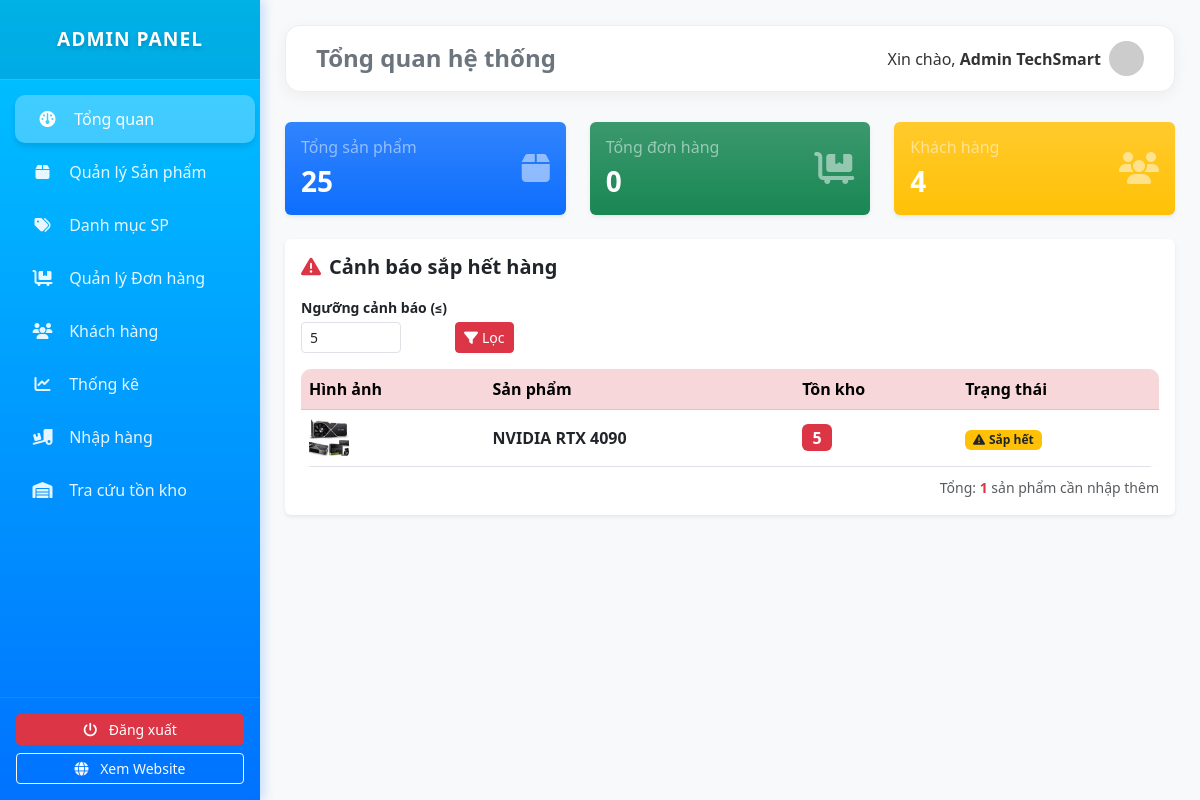
The page /admin (signed in) on the database its author committed.
### tables this page shows
CREATE TABLE `products` (
  `id` int(11) NOT NULL AUTO_INCREMENT,
  `category_id` int(11) DEFAULT NULL,
  `name` varchar(255) DEFAULT NULL,
  `description` text DEFAULT NULL,
  `price` decimal(10,2) DEFAULT NULL,
  `discount` int(11) DEFAULT 0,
  `image` varchar(255) DEFAULT NULL,
  `stock` int(11) DEFAULT 0,
  `sold_count` int(11) DEFAULT 0,
  `created_at` timestamp NOT NULL DEFAULT current_timestamp(),
  `cost_price` decimal(12,2) DEFAULT 0.00,
  `profit_margin` decimal(5,2) DEFAULT 10.00,
  `status` enum('visible','hidden') DEFAULT 'visible',
  `is_hidden` tinyint(1) DEFAULT 0,
  PRIMARY KEY (`id`),
  KEY `category_id` (`category_id`),
  CONSTRAINT `products_ibfk_1` FOREIGN KEY (`category_id`) REFERENCES `categories` (`id`) ON DELETE SET NULL
);

### app/controllers/AdminController.php (called while the page is built, shortened)
<?php
class AdminController extends Controller
{
    public function index()
    {
        $this->view('admin/dashboard', [
            'view' => 'admin/dashboard_content',
            'active' => 'dashboard'
        ]);
    }
}
?>

### app/core/App.php (called while the page is built, shortened)
<?php
class App {
    protected $method = 'index';
    public function __construct() {
        $url = $this->parseUrl();
        if(file_exists('../app/controllers/' . ucfirst($url[0] ?? '') . 'Controller.php')) {
            unset($url[0]);
        }
        $this->controller = new $this->controller;
        $this->params = $url ? array_values($url) : [];
        call_user_func_array([$this->controller, $this->method], $this->params);
    }
    public function parseUrl() {
        if(isset($_GET['url'])) {
            return explode('/', filter_var(rtrim($_GET['url'], '/'), FILTER_SANITIZE_URL));
        }
        return [];
    }
}
?>

### public/index.php (called while the page is built, shortened)
<?php
require_once ROOT . '/app/core/App.php';
$app = new App();
?>

### app/views/admin/dashboard_content.php (the view, shortened to what this page needs)
<div class="row g-4 mb-4">
    <div class="col-md-4">
        <div class="card border-0 shadow-sm bg-primary bg-gradient text-white">
            <div class="card-body">
                <div class="d-flex justify-content-between align-items-center">
                    <div>
                        <h6 class="text-white-50">Tổng sản phẩm</h6>
                        <h3 class="fw-bold mb-0">
                            <?php
                            try {
                                $db = new PDO("mysql:host=" . DB_HOST . ";dbname=" . DB_NAME, DB_USER, DB_PASS);
                                $stmt = $db->query("SELECT COUNT(*) as total FROM products");
                                echo $stmt->fetch(PDO::FETCH_ASSOC)['total'];
                            } catch(Exception $e) { echo '0'; }
                            ?>
                        </h3>
                    </div>
                    <i class="fa-solid fa-box fa-2x opacity-50"></i>
                </div>
            </div>
        </div>
    </div>
    <div class="col-md-4">
        <div class="card border-0 shadow-sm bg-success bg-gradient text-white">
            <div class="card-body">
                <div class="d-flex justify-content-between align-items-center">
                    <div>
                        <h6 class="text-white-50">Tổng đơn hàng</h6>
                        <h3 class="fw-bold mb-0">
                            <?php
                            try {
                                $stmt = $db->query("SELECT COUNT(*) as total FROM orders");
                                echo $stmt->fetch(PDO::FETCH_ASSOC)['total'];
                            } catch(Exception $e) { echo '0'; }
                            ?>
                        </h3>
                    </div>
                    <i class="fa-solid fa-cart-flatbed fa-2x opacity-50"></i>
                </div>
            </div>
        </div>
    </div>
    <div class="col-md-4">
        <div class="card border-0 shadow-sm bg-warning bg-gradient text-white">
            <div class="card-body">
                <div class="d-flex justify-content-between align-items-center">
                    <div>
                        <h6 class="text-white-50">Khách hàng</h6>
                        <h3 class="fw-bold mb-0">
                            <?php
                            try {
                                $stmt = $db->query("SELECT COUNT(*) as total FROM users WHERE role = 'customer'");
                                echo $stmt->fetch(PDO::FETCH_ASSOC)['total'];
                            } catch(Exception $e) { echo '0'; }
                            ?>
                        </h3>
                    </div>
                    <i class="fa-solid fa-users fa-2x opacity-50"></i>
                </div>
            </div>
        </div>
    </div>
</div>
<div class="card border-0 shadow-sm">
    <div class="card-body">
        <h5 class="fw-bold mb-3"><i class="fa-solid fa-triangle-exclamation text-danger me-2"></i>Cảnh báo sắp hết hàng</h5>
        <form method="GET" action="<?= BASE_URL ?>admin" class="row g-2 mb-3 align-items-end">
            <div class="col-auto">
                <label class="form-label small fw-bold mb-1">Ngưỡng cảnh báo (≤)</label>
                <input type="number" name="threshold" class="form-control form-control-sm" style="width:100px"
                       value="<?= intval($_GET['threshold'] ?? 5) ?>" min="1">
            </div>
            <div class="col-auto">
                <button type="submit" class="btn btn-danger btn-sm"><i class="fa-solid fa-filter me-1"></i>Lọc</button>
            </div>
        </form>
        <?php
        $threshold = intval($_GET['threshold'] ?? 5);
        try {
            $lowStock = $db->prepare("SELECT id, name, stock, image FROM products WHERE stock <= ? AND is_hidden = 0 ORDER BY stock ASC");
            $lowStock->execute([$threshold]);
            $lowProducts = $lowStock->fetchAll(PDO::FETCH_ASSOC);
        } catch(Exception $e) { $lowProducts = []; }
        ?>
        <?php if (!empty($lowProducts)): ?>
            <div class="table-responsive">
                <table class="table table-hover align-middle mb-0">
                    <thead class="table-danger">
                        <tr>
                            <th>Hình ảnh</th>
                            <th>Sản phẩm</th>
                            <th>Tồn kho</th>
                            <th>Trạng thái</th>
                        </tr>
                    </thead>
                    <tbody>
                        <?php foreach ($lowProducts as $lp): ?>
                        <tr>
                            <td>
                                <img src="<?= BASE_URL ?>images/<?= $lp['image'] ?>" class="rounded" style="width:40px;height:40px;object-fit:cover"
                                     onerror="this.src='https://via.placeholder.com/40?text=No'">
                            </td>
                            <td class="fw-bold"><?= htmlspecialchars($lp['name']) ?></td>
                            <td>
                                <span class="badge bg-danger fs-6"><?= $lp['stock'] ?></span>
                            </td>
                            <td>
                                <?php if ($lp['stock'] == 0): ?>
                                    <span class="badge bg-dark"><i class="fa-solid fa-xmark me-1"></i>Hết hàng</span>
                                <?php else: ?>
                                    <span class="badge bg-warning text-dark"><i class="fa-solid fa-triangle-exclamation me-1"></i>Sắp hết</span>
                                <?php endif; ?>
                            </td>
                        </tr>
                        <?php endforeach; ?>
                    </tbody>
                </table>
            </div>
            <div class="mt-2 text-end">
                <small class="text-muted">Tổng: <strong class="text-danger"><?= count($lowProducts) ?></strong> sản phẩm cần nhập thêm</small>
            </div>
        <?php endif; ?>
    </div>
</div>

### public/css/admin.css (style rules this page uses)
body { font-family: 'Segoe UI', Roboto, Helvetica, Arial, sans-serif; background-color: #f0f2f5; color: #333; overflow-x: hidden; }
.table { background: white; border-radius: 10px; overflow: hidden; box-shadow: 0 2px 10px rgba(0,0,0,0.02); }
.table thead { background-color: #f1f4f8; color: #555; font-weight: 600; }
.table-hover tbody tr { transition: 0.2s; }

### rows shown on the page
products: image (picture), name "NVIDIA RTX 4090", stock "5", shows "Sắp hết"

### other values the page prints
$_SESSION['name'] "Admin TechSmart"
$stmt->fetch(PDO::FETCH_ASSOC)['total'] "25"
$stmt->fetch(PDO::FETCH_ASSOC)['total'] "0"
$stmt->fetch(PDO::FETCH_ASSOC)['total'] "4"
count($lowProducts) "1"
